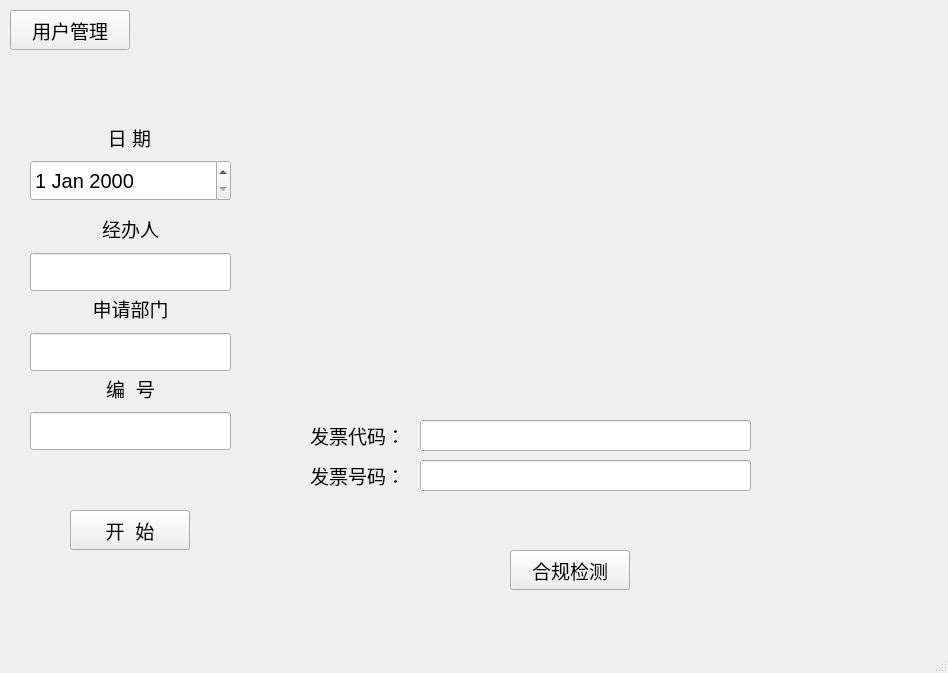
<?xml version="1.0" encoding="UTF-8"?>
<ui version="4.0">
 <class>MainWindow</class>
 <widget class="QMainWindow" name="MainWindow">
  <property name="geometry">
   <rect>
    <x>0</x>
    <y>0</y>
    <width>948</width>
    <height>673</height>
   </rect>
  </property>
  <property name="windowTitle">
   <string>发票合规管理系统</string>
  </property>
  <property name="windowIcon">
   <iconset resource="icon.qrc">
    <normaloff>:/image/icon.png</normaloff>:/image/icon.png</iconset>
  </property>
  <widget class="QWidget" name="centralwidget">
   <widget class="QPushButton" name="Button_manage">
    <property name="geometry">
     <rect>
      <x>10</x>
      <y>10</y>
      <width>120</width>
      <height>40</height>
     </rect>
    </property>
    <property name="font">
     <font>
      <pointsize>14</pointsize>
     </font>
    </property>
    <property name="text">
     <string>用户管理</string>
    </property>
   </widget>
   <widget class="QLabel" name="label_image">
    <property name="geometry">
     <rect>
      <x>290</x>
      <y>30</y>
      <width>581</width>
      <height>331</height>
     </rect>
    </property>
    <property name="font">
     <font>
      <pointsize>40</pointsize>
      <weight>75</weight>
      <bold>true</bold>
     </font>
    </property>
    <property name="autoFillBackground">
     <bool>true</bool>
    </property>
    <property name="text">
     <string/>
    </property>
   </widget>
   <widget class="QWidget" name="verticalLayoutWidget">
    <property name="geometry">
     <rect>
      <x>30</x>
      <y>290</y>
      <width>201</width>
      <height>81</height>
     </rect>
    </property>
    <property name="font">
     <font>
      <pointsize>14</pointsize>
     </font>
    </property>
    <layout class="QVBoxLayout" name="verticalLayout">
     <item>
      <widget class="QLabel" name="label_department">
       <property name="font">
        <font>
         <pointsize>14</pointsize>
        </font>
       </property>
       <property name="text">
        <string>申请部门</string>
       </property>
       <property name="alignment">
        <set>Qt::AlignCenter</set>
       </property>
      </widget>
     </item>
     <item>
      <widget class="QLineEdit" name="lineEdit_department">
       <property name="minimumSize">
        <size>
         <width>0</width>
         <height>38</height>
        </size>
       </property>
       <property name="font">
        <font>
         <pointsize>14</pointsize>
        </font>
       </property>
      </widget>
     </item>
    </layout>
   </widget>
   <widget class="QPushButton" name="Button_start">
    <property name="geometry">
     <rect>
      <x>70</x>
      <y>510</y>
      <width>120</width>
      <height>40</height>
     </rect>
    </property>
    <property name="font">
     <font>
      <pointsize>14</pointsize>
     </font>
    </property>
    <property name="text">
     <string>开  始</string>
    </property>
   </widget>
   <widget class="QLabel" name="label_invoicecode">
    <property name="geometry">
     <rect>
      <x>310</x>
      <y>420</y>
      <width>101</width>
      <height>31</height>
     </rect>
    </property>
    <property name="font">
     <font>
      <pointsize>14</pointsize>
     </font>
    </property>
    <property name="text">
     <string>发票代码：</string>
    </property>
   </widget>
   <widget class="QLabel" name="label_invoiceno">
    <property name="geometry">
     <rect>
      <x>310</x>
      <y>460</y>
      <width>101</width>
      <height>31</height>
     </rect>
    </property>
    <property name="font">
     <font>
      <pointsize>14</pointsize>
     </font>
    </property>
    <property name="text">
     <string>发票号码：</string>
    </property>
   </widget>
   <widget class="QWidget" name="verticalLayoutWidget_2">
    <property name="geometry">
     <rect>
      <x>30</x>
      <y>370</y>
      <width>201</width>
      <height>80</height>
     </rect>
    </property>
    <property name="font">
     <font>
      <pointsize>14</pointsize>
     </font>
    </property>
    <layout class="QVBoxLayout" name="verticalLayout_2">
     <item>
      <widget class="QLabel" name="label_serialnumber">
       <property name="font">
        <font>
         <pointsize>14</pointsize>
        </font>
       </property>
       <property name="text">
        <string>编  号</string>
       </property>
       <property name="alignment">
        <set>Qt::AlignCenter</set>
       </property>
      </widget>
     </item>
     <item>
      <widget class="QLineEdit" name="lineEdit_serialnumber">
       <property name="minimumSize">
        <size>
         <width>0</width>
         <height>38</height>
        </size>
       </property>
       <property name="font">
        <font>
         <pointsize>14</pointsize>
        </font>
       </property>
      </widget>
     </item>
    </layout>
   </widget>
   <widget class="QWidget" name="verticalLayoutWidget_3">
    <property name="geometry">
     <rect>
      <x>30</x>
      <y>210</y>
      <width>201</width>
      <height>81</height>
     </rect>
    </property>
    <layout class="QVBoxLayout" name="verticalLayout_3">
     <item>
      <widget class="QLabel" name="label_username">
       <property name="font">
        <font>
         <pointsize>14</pointsize>
        </font>
       </property>
       <property name="text">
        <string>经办人</string>
       </property>
       <property name="alignment">
        <set>Qt::AlignCenter</set>
       </property>
      </widget>
     </item>
     <item>
      <widget class="QLineEdit" name="lineEdit_manage">
       <property name="minimumSize">
        <size>
         <width>0</width>
         <height>38</height>
        </size>
       </property>
       <property name="font">
        <font>
         <pointsize>14</pointsize>
        </font>
       </property>
      </widget>
     </item>
    </layout>
   </widget>
   <widget class="QDateEdit" name="dateEdit">
    <property name="geometry">
     <rect>
      <x>30</x>
      <y>160</y>
      <width>201</width>
      <height>41</height>
     </rect>
    </property>
    <property name="font">
     <font>
      <pointsize>15</pointsize>
     </font>
    </property>
    <property name="calendarPopup">
     <bool>false</bool>
    </property>
   </widget>
   <widget class="QLabel" name="label_date">
    <property name="geometry">
     <rect>
      <x>30</x>
      <y>120</y>
      <width>199</width>
      <height>34</height>
     </rect>
    </property>
    <property name="font">
     <font>
      <pointsize>14</pointsize>
     </font>
    </property>
    <property name="text">
     <string>日 期</string>
    </property>
    <property name="alignment">
     <set>Qt::AlignCenter</set>
    </property>
   </widget>
   <widget class="QLineEdit" name="lineEdit_coderesult">
    <property name="geometry">
     <rect>
      <x>420</x>
      <y>420</y>
      <width>331</width>
      <height>31</height>
     </rect>
    </property>
    <property name="font">
     <font>
      <pointsize>14</pointsize>
     </font>
    </property>
   </widget>
   <widget class="QLineEdit" name="lineEdit_noresult">
    <property name="geometry">
     <rect>
      <x>420</x>
      <y>460</y>
      <width>331</width>
      <height>31</height>
     </rect>
    </property>
    <property name="font">
     <font>
      <pointsize>14</pointsize>
     </font>
    </property>
   </widget>
   <widget class="QPushButton" name="Button_check">
    <property name="geometry">
     <rect>
      <x>510</x>
      <y>550</y>
      <width>120</width>
      <height>40</height>
     </rect>
    </property>
    <property name="font">
     <font>
      <pointsize>14</pointsize>
     </font>
    </property>
    <property name="text">
     <string>合规检测</string>
    </property>
   </widget>
   <widget class="QLabel" name="label_result">
    <property name="geometry">
     <rect>
      <x>420</x>
      <y>500</y>
      <width>331</width>
      <height>31</height>
     </rect>
    </property>
    <property name="font">
     <font>
      <pointsize>14</pointsize>
     </font>
    </property>
    <property name="styleSheet">
     <string notr="true">color: rgb(255, 0, 0);</string>
    </property>
    <property name="text">
     <string/>
    </property>
   </widget>
   <widget class="QLabel" name="label_hint">
    <property name="geometry">
     <rect>
      <x>30</x>
      <y>465</y>
      <width>200</width>
      <height>31</height>
     </rect>
    </property>
    <property name="font">
     <font>
      <pointsize>14</pointsize>
     </font>
    </property>
    <property name="styleSheet">
     <string notr="true">color: rgb(255, 0, 0);</string>
    </property>
    <property name="text">
     <string/>
    </property>
   </widget>
  </widget>
  <widget class="QStatusBar" name="statusbar"/>
 </widget>
 <resources>
  <include location="icon.qrc"/>
 </resources>
 <connections/>
</ui>
